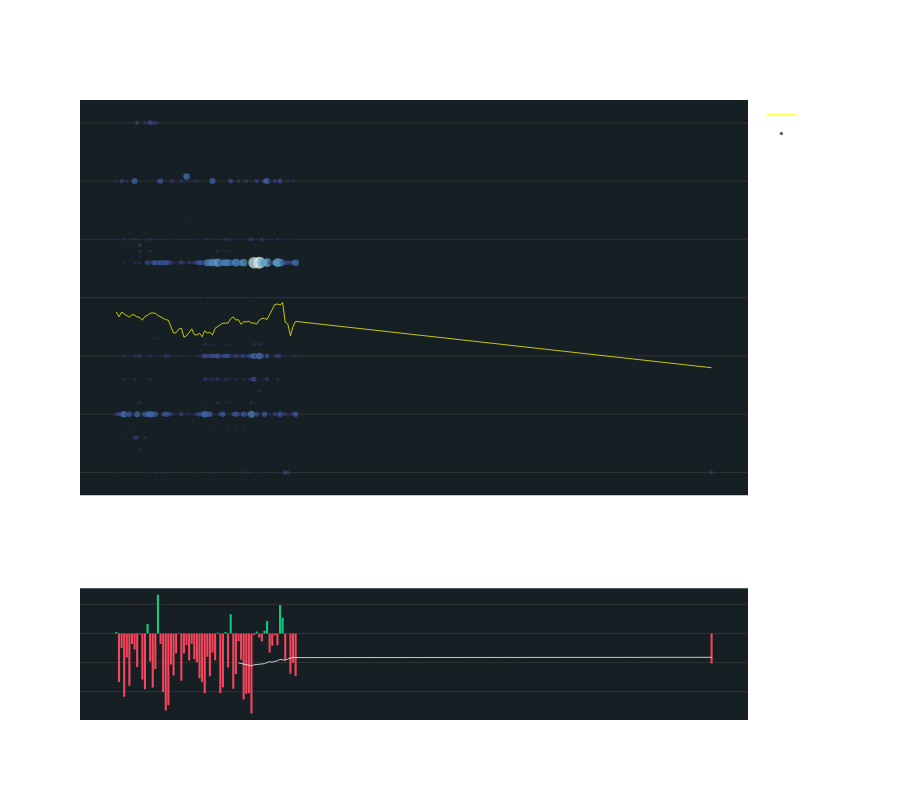

This figure's notebook cell:
### Markdown cell above
## Creando Chart

### Code cell
import plotly.graph_objects as go
from plotly.subplots import make_subplots

chart_rows = 2
row_heights=[600,200]
total_height = sum(row_heights)

fig = make_subplots(rows=chart_rows, 
                    shared_xaxes=True,
                    row_heights=row_heights,
                    )

fig.add_trace(
        go.Scatter(
            x=df["timestamp"], y=df["base_price"], name=f'{symbol} Price', mode="lines",  
            line={'width': 0.75},  
            marker=dict(color='yellow',),
            legendgroup = '1',
            hovertemplate="%{x}<br>%{y}<extra></extra>",
        ),
        row=1,
        col=1,
    )  


fig.add_trace(
        go.Scatter(x=sr["timestamp"], y=sr['price'], name='Sop y Res', mode='markers', 
                marker=dict(symbol='circle',
                            size=sr['pct_adj'],
                            color=sr['pct_adj'],
                            colorscale="ice",
                            #showscale=True,
                            line=dict(width=0,),
                            ),
                legendgroup = '1',
                hovertemplate="%{x}<br>%{y}<extra></extra>",
                ),row=1,col=1,
)

fig.add_trace(
        go.Bar(
            x=miu["timestamp"], y=miu["mi"], name=f'{symbol}',  
            marker=dict(color='#f6465d',
                        line=dict(width=0,)
                        ),
            hovertemplate="%{x}<br>%{y} %<extra></extra>",
            legendgroup = '2',
            showlegend=False,
        ),
        row=2,
        col=1,
    )  
fig.add_trace(
        go.Bar(
            x=mid["timestamp"], y=mid["mi"], name=f'{symbol}',  
            marker=dict(color='#0ecb81',
                        line=dict(width=0,)
                        ),
            hovertemplate="%{x}<br>%{y} %<extra></extra>",
            legendgroup = '2',
            showlegend=False,
        ),
        row=2,
        col=1,
    ) 

fig.add_trace(
        go.Scatter(
            x=mi["timestamp"], y=mi["ma"], name=f'MI MA', mode="lines",  
            line={'width': 0.75},  
            marker=dict(color='white',),
            legendgroup = '1',
            hovertemplate="%{x}<br>%{y}<extra></extra>",
        ),
        row=2,
        col=1,
    ) 



# Adjust layout for subplots
fig.update_layout(
    font=dict(color="#ffffff", family="Helvetica"),
    paper_bgcolor="rgba(0,0,0,0)",  # Transparent background
    plot_bgcolor="#162024",  
    height=total_height,
    xaxis_rangeslider_visible=False,
    modebar_bgcolor="rgba(0,0,0,0)",
    legend_tracegroupgap = 100,
)

#Ajustar el tamaño de cada sub_plot
fig.update_layout(
    yaxis1=dict(title="Precio",showticklabels=True,),
    yaxis2=dict(title="Balance del Mercado (%)",showticklabels=True,),
)
fig.update_xaxes(showline=False, linewidth=2,linecolor='#000000', gridcolor='rgba(0,0,0,0)')
fig.update_yaxes(showline=False, linewidth=2, zeroline= False, linecolor='#ff0000', gridcolor='rgba(50,50,50,255)')     
chart = fig.show(config = {'scrollZoom': True, })
